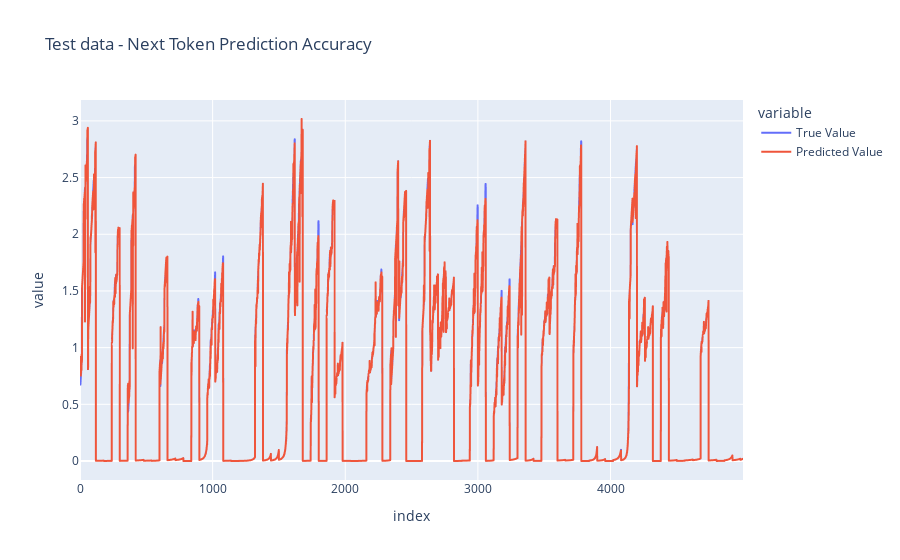

The notebook cell this image was saved under:
### Markdown cell above
# test Load the Model locally

### Code cell
from safetensors.torch import load_model
import json
with open("degradation_transformer_model_config.json", "rb") as f:
    model_params=json.load(f)

model1 = DegradationTransformer(vocab_size=model_params['vocab_size'], 
                                context_window=model_params['context_window'], 
                               embedding_dim=model_params['embedding_dim'], 
                               num_heads=model_params['num_heads'],
                                 num_blocks=model_params['num_blocks'])
load_model(model1, "degradation_transformer_model.safetensors")
model1.eval()
learner1 = Learner(model1, optim=None, loss_func=None, 
                  train_loader=None, test_loader=None, cbs=[])

y_predict = learner1.predict(x_batch, num_periods=1)[:, -1]


df=pd.DataFrame([y_batch, y_predict]).T
df.columns = ['True Value', 'Predicted Value']
fig = px.line(df, labels={ 'x':['Predicted Value','Predicted Value']}, title='Test data - Next Token Prediction Accuracy')
fig.show()

### Figure 1 — Plotly figure (JSON) as saved in the notebook; plotly's stock layout.template omitted (floating-point values rounded to 4 significant figures; data arrays with more than 128 entries replaced by an {"elided": "..."} marker saying what was removed)
{"data": [{"hovertemplate": "variable=True Value<br>index=%{x}<br>value=%{y}<extra></extra>", "legendgroup": "True Value", "line": {"color": "#636efa", "dash": "solid"}, "marker": {"symbol": "circle"}, "mode": "lines", "name": "True Value", "showlegend": true, "type": "scattergl", "x": {"elided": "5000 int values"}, "xaxis": "x", "y": {"elided": "5000 float values"}, "yaxis": "y"}, {"hovertemplate": "variable=Predicted Value<br>index=%{x}<br>value=%{y}<extra></extra>", "legendgroup": "Predicted Value", "line": {"color": "#EF553B", "dash": "solid"}, "marker": {"symbol": "circle"}, "mode": "lines", "name": "Predicted Value", "showlegend": true, "type": "scattergl", "x": {"elided": "5000 int values"}, "xaxis": "x", "y": {"elided": "5000 float values"}, "yaxis": "y"}], "layout": {"legend": {"title": {"text": "variable"}, "tracegroupgap": 0}, "title": {"text": "Test data - Next Token Prediction Accuracy"}, "xaxis": {"anchor": "y", "domain": [0, 1], "title": {"text": "index"}}, "yaxis": {"anchor": "x", "domain": [0, 1], "title": {"text": "value"}}}}
